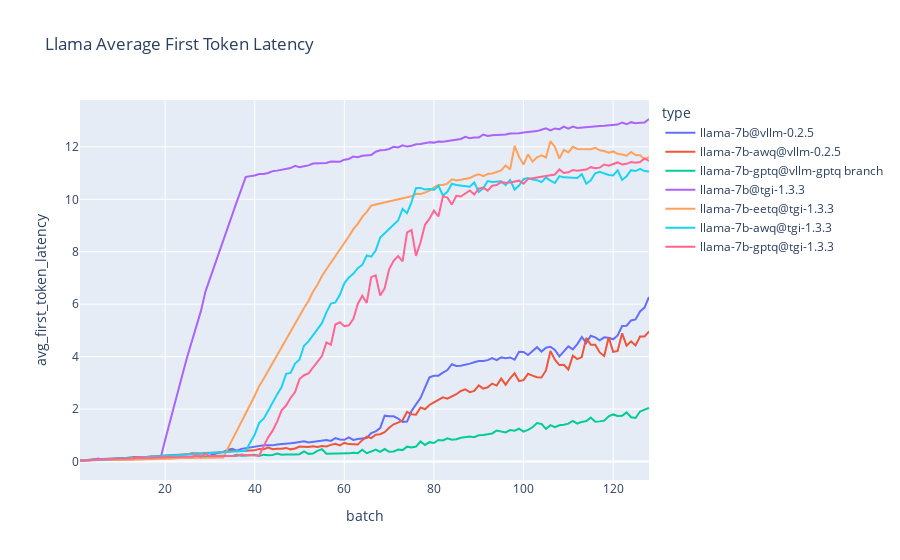

The code cell stored with this chart in its notebook:
### Code cell
fig_llama_avg_latency = px.line(llamas, x='batch', y='avg_first_token_latency', color='type', title='Llama Average First Token Latency')
fig_llama_avg_latency.write_image('images/llama2-7b-first-token-lat.png', scale=2, width=1440)
fig_llama_avg_latency.show()
